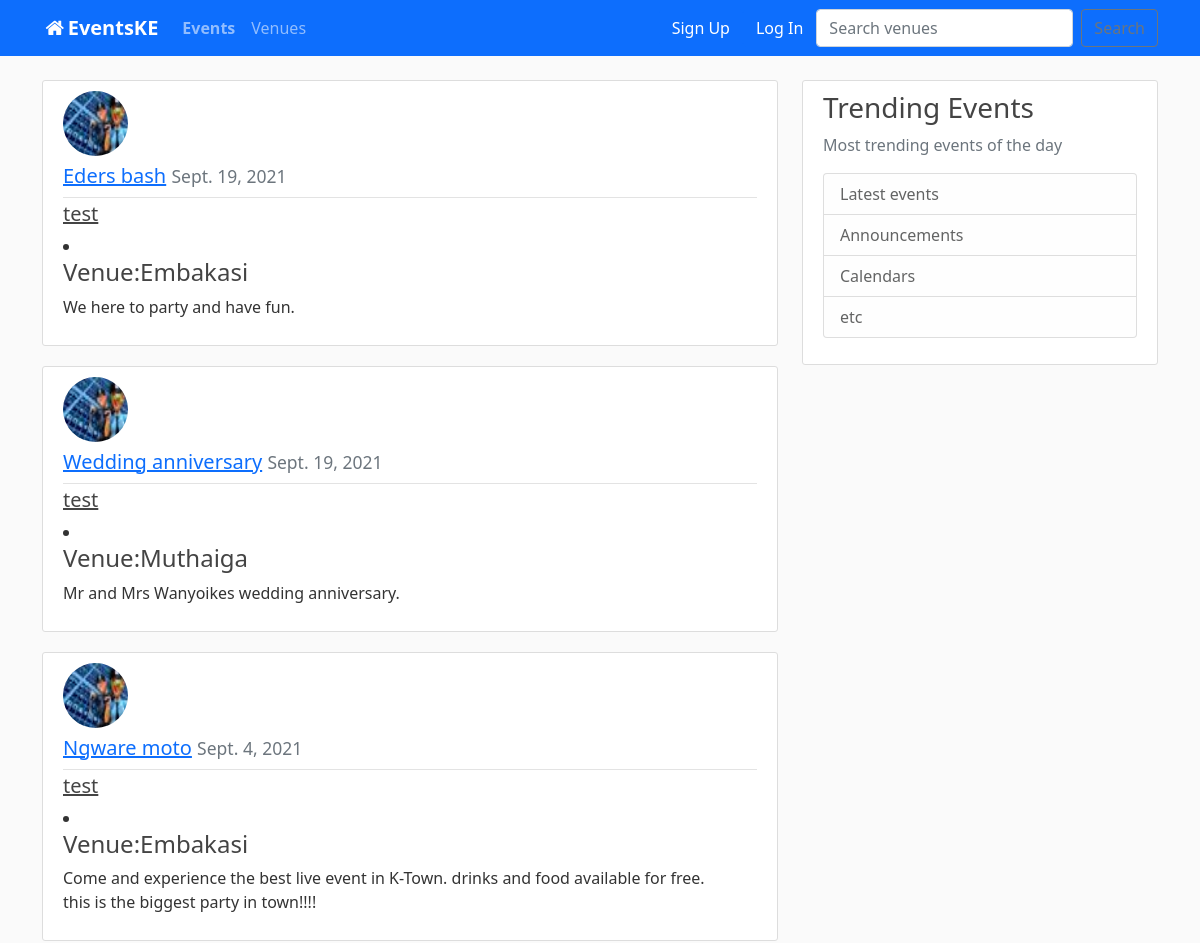
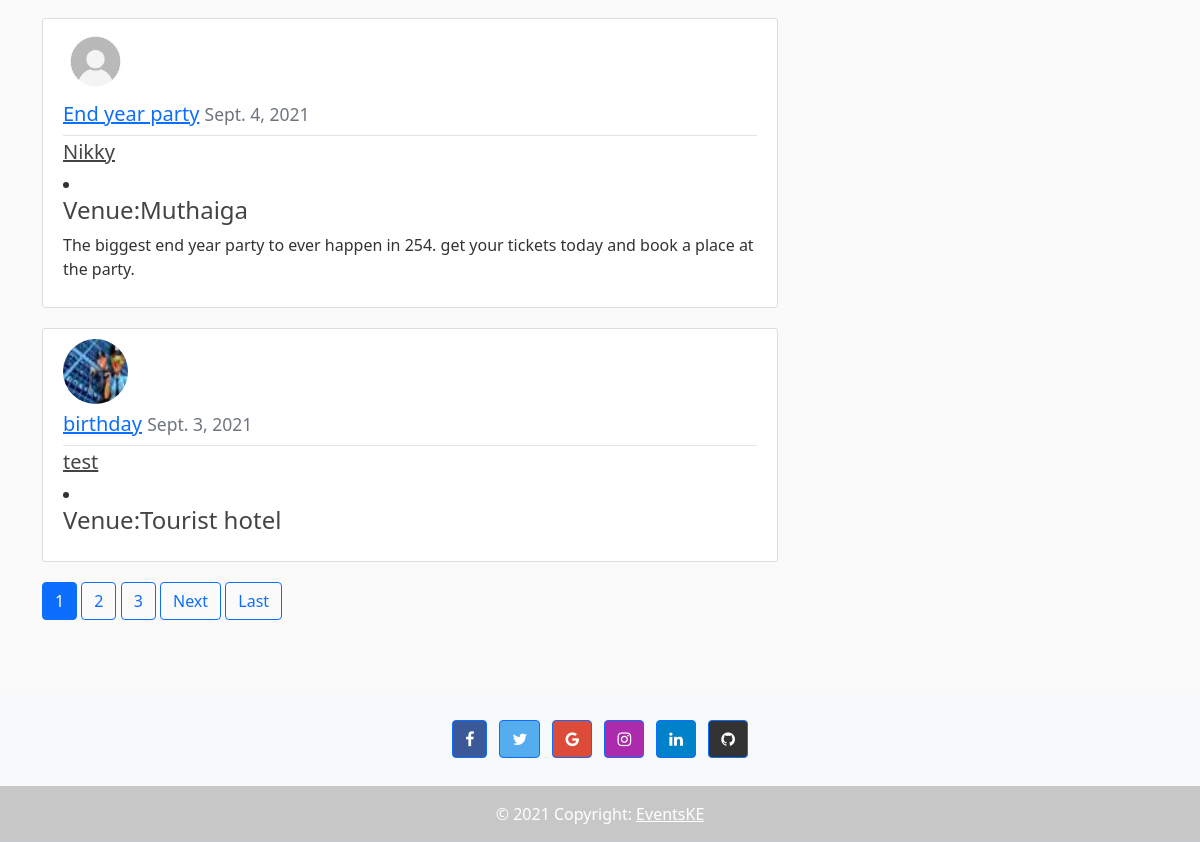
The page / on the database its author committed (2 pictures, top to bottom).
### Events/models.py (models this page shows)
class Event(models.Model):
    name = models.CharField('Event name', max_length=120)
    event_date = models.DateTimeField('Event date')
    venue = models.ForeignKey(Venue, blank=True, null=True, on_delete=models.CASCADE)
    manager = models.ForeignKey(User, blank=True, null=True, on_delete=models.SET_NULL)
    description = models.TextField(blank='True')
    attendees = models.ManyToManyField(MyClubUser, blank=True)
    date_posted = models.DateField(default=timezone.now)
    def __str__(self):
        return self.name

class Venue(models.Model):
    name = models.CharField('Venue Name', max_length=120)
    region = models.CharField('region', max_length=60, null= True)
    address = models.CharField(max_length=50)
    zip_code = models.CharField('zip code',max_length=60,)
    website = models.CharField('Website Adress',max_length=60,blank=True)
    phone_number = models.CharField('Contact number',max_length=12,blank=True)
    email_address = models.EmailField('Email Address',blank=True)
    def __str__(self):
        return self.name

### users/models.py (models this page shows, shortened)
class Profile(models.Model):
    user= models.OneToOneField(User, on_delete=models.CASCADE)
    image = models.ImageField(default='default.jpg', upload_to='profile_pics')

### Events/views.py (the view)
# urls.py: path('', PostListView.as_view(), name= 'homee'),
class PostListView(ListView):
    model = Event
    paginate_by = 5
    template_name = 'Events/homee.html'
    ordering = '-date_posted'
    context_object_name = 'events'

### Events/templates/Events/homee.html (shortened to what this page needs)
{% extends 'Events/base.html' %}
{% load static %}
{% block content %}
    {% for event in events %}
        <article class="media content-section"><img class="rounded-circle article-img" src="{{ event.manager.profile.image.url }}">
          <div class="media-body">
            <div class="article-metadata">
                <h3>
                <h5><a class="mr-2" href="{% url 'Event_detail' event.id %}">{{ event }}</a></>
              <small class="text-muted">{{ event.date_posted }}</small>
                    </h3>
            </div>
            <h5><a class="article-title" href="{% url 'user-events' event.manager.username %}">{{ event.manager }}</a></h5>
            <li><h4>Venue:{{ event.venue }}</h4></li>
              <p class="article-content">{{ event.description }}</p>
          </div>
        </article>
    {% endfor %}
      {% for num in page_obj.paginator.page_range %}
        {% if page_obj.number == num %}
          <a class="btn btn-primary mb-4" href="?page={{ num }}">{{ num }}</a>
        {% elif num > page_obj.number|add:'-3' and num < page_obj.number|add:'3' %}
          <a class="btn btn-outline-primary mb-4" href="?page={{ num }}">{{ num }}</a>
        {% endif %}
      {% endfor %}
    {% if is_paginated %}
      {% if page_obj.has_next %}
        <a class="btn btn-outline-primary mb-4" href="?page={{ page_obj.next_page_number }}">Next</a>
        <a class="btn btn-outline-primary mb-4" href="?page={{ page_obj.paginator.num_pages }}">Last</a>
      {% endif %}
    {% endif %}
{% endblock %}

### Events/static/css/main.css (style rules this page uses)
body { background: #fafafa; color: #333333; margin-top: 5rem; }
h1, h2, h3, h4, h5, h6 { color: #444444; }
.content-section { background: #ffffff; padding: 10px 20px; border: 1px solid #dddddd; border-radius: 3px; margin-bottom: 20px; }
.article-title { color: #444444; }
.article-content { white-space: pre-line; }
.article-img { height: 65px; width: 65px; margin-right: 16px; }
.article-metadata { padding-bottom: 1px; margin-bottom: 4px; border-bottom: 1px solid #e3e3e3 }

### rows shown on the page
Event: manager.profile.image (picture), name "Eders bash", date_posted "Sept. 19, 2021", manager "test", venue "Embakasi", description "We here to party and have fun."
Event: manager.profile.image (picture), name "Wedding anniversary", date_posted "Sept. 19, 2021", manager "test", venue "Muthaiga", description "Mr and Mrs Wanyoikes wedding anniversary."
Event: manager.profile.image (picture), name "Ngware moto", date_posted "Sept. 4, 2021", manager "test", venue "Embakasi", description "Come and experience the best live event in K-Town. drinks and food available for free. this is the biggest party in town!!!!"
Event: manager.profile.image (placeholder picture), name "End year party", date_posted "Sept. 4, 2021", manager "Nikky", venue "Muthaiga", description "The biggest end year party to ever happen in 254. get your tickets today and book a place at the party."
Event: manager.profile.image (picture), name "birthday", date_posted "Sept. 3, 2021", manager "test", venue "Tourist hotel"

### other values the page prints
{{ num }} "1"
{{ num }} "2" "3"
